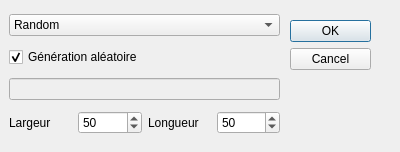
<?xml version="1.0" encoding="UTF-8"?>
<ui version="4.0">
 <class>NouveauMondeDialog</class>
 <widget class="QDialog" name="NouveauMondeDialog">
  <property name="geometry">
   <rect>
    <x>0</x>
    <y>0</y>
    <width>400</width>
    <height>152</height>
   </rect>
  </property>
  <property name="windowTitle">
   <string>Dialog</string>
  </property>
  <widget class="QDialogButtonBox" name="buttonBox">
   <property name="geometry">
    <rect>
     <x>290</x>
     <y>20</y>
     <width>81</width>
     <height>241</height>
    </rect>
   </property>
   <property name="orientation">
    <enum>Qt::Vertical</enum>
   </property>
   <property name="standardButtons">
    <set>QDialogButtonBox::Cancel|QDialogButtonBox::Ok</set>
   </property>
  </widget>
  <widget class="QWidget" name="verticalLayoutWidget">
   <property name="geometry">
    <rect>
     <x>9</x>
     <y>9</y>
     <width>271</width>
     <height>131</height>
    </rect>
   </property>
   <layout class="QVBoxLayout" name="verticalLayout">
    <item>
     <widget class="QComboBox" name="comboBox">
      <property name="editable">
       <bool>false</bool>
      </property>
      <item>
       <property name="text">
        <string>Random</string>
       </property>
      </item>
      <item>
       <property name="text">
        <string>Mountain peaks</string>
       </property>
      </item>
      <item>
       <property name="text">
        <string>Mountain peaks chain</string>
       </property>
      </item>
     </widget>
    </item>
    <item>
     <widget class="QCheckBox" name="checkBox">
      <property name="enabled">
       <bool>true</bool>
      </property>
      <property name="text">
       <string>Génération aléatoire</string>
      </property>
      <property name="checked">
       <bool>true</bool>
      </property>
     </widget>
    </item>
    <item>
     <widget class="QLineEdit" name="seed">
      <property name="enabled">
       <bool>false</bool>
      </property>
     </widget>
    </item>
    <item>
     <layout class="QHBoxLayout" name="horizontalLayout">
      <item>
       <widget class="QLabel" name="label">
        <property name="text">
         <string>Largeur</string>
        </property>
       </widget>
      </item>
      <item>
       <widget class="QSpinBox" name="sizeX">
        <property name="maximum">
         <number>99</number>
        </property>
        <property name="value">
         <number>50</number>
        </property>
       </widget>
      </item>
      <item>
       <widget class="QLabel" name="label_2">
        <property name="text">
         <string>Longueur</string>
        </property>
       </widget>
      </item>
      <item>
       <widget class="QSpinBox" name="sizeY">
        <property name="maximum">
         <number>99</number>
        </property>
        <property name="value">
         <number>50</number>
        </property>
       </widget>
      </item>
     </layout>
    </item>
   </layout>
  </widget>
 </widget>
 <resources/>
 <connections>
  <connection>
   <sender>buttonBox</sender>
   <signal>accepted()</signal>
   <receiver>NouveauMondeDialog</receiver>
   <slot>accept()</slot>
   <hints>
    <hint type="sourcelabel">
     <x>248</x>
     <y>254</y>
    </hint>
    <hint type="destinationlabel">
     <x>157</x>
     <y>89</y>
    </hint>
   </hints>
  </connection>
  <connection>
   <sender>buttonBox</sender>
   <signal>rejected()</signal>
   <receiver>NouveauMondeDialog</receiver>
   <slot>reject()</slot>
   <hints>
    <hint type="sourcelabel">
     <x>316</x>
     <y>260</y>
    </hint>
    <hint type="destinationlabel">
     <x>286</x>
     <y>89</y>
    </hint>
   </hints>
  </connection>
  <connection>
   <sender>checkBox</sender>
   <signal>toggled(bool)</signal>
   <receiver>seed</receiver>
   <slot>setDisabled(bool)</slot>
   <hints>
    <hint type="sourcelabel">
     <x>57</x>
     <y>29</y>
    </hint>
    <hint type="destinationlabel">
     <x>62</x>
     <y>62</y>
    </hint>
   </hints>
  </connection>
 </connections>
</ui>
